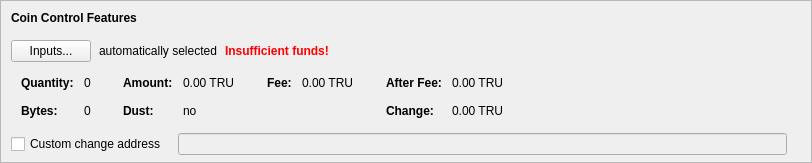
      <widget class="QFrame" name="frameCoinControl">
       <property name="sizePolicy">
        <sizepolicy hsizetype="Expanding" vsizetype="Fixed">
         <horstretch>0</horstretch>
         <verstretch>0</verstretch>
        </sizepolicy>
       </property>
       <property name="maximumSize">
        <size>
         <width>16777215</width>
         <height>16777215</height>
        </size>
       </property>
       <property name="frameShape">
        <enum>QFrame::StyledPanel</enum>
       </property>
       <property name="frameShadow">
        <enum>QFrame::Sunken</enum>
       </property>
       <layout class="QVBoxLayout" name="verticalLayoutCoinControl2">
        <property name="spacing">
         <number>0</number>
        </property>
        <property name="leftMargin">
         <number>0</number>
        </property>
        <property name="topMargin">
         <number>0</number>
        </property>
        <property name="rightMargin">
         <number>0</number>
        </property>
        <property name="bottomMargin">
         <number>6</number>
        </property>
        <item>
         <layout class="QVBoxLayout" name="verticalLayoutCoinControl" stretch="0,0,0,0,0">
          <property name="spacing">
           <number>0</number>
          </property>
          <property name="leftMargin">
           <number>10</number>
          </property>
          <property name="topMargin">
           <number>10</number>
          </property>
          <item>
           <layout class="QHBoxLayout" name="horizontalLayoutCoinControl1">
            <property name="bottomMargin">
             <number>15</number>
            </property>
            <item>
             <widget class="QLabel" name="labelCoinControlFeatures">
              <property name="sizePolicy">
               <sizepolicy hsizetype="Preferred" vsizetype="Maximum">
                <horstretch>0</horstretch>
                <verstretch>0</verstretch>
               </sizepolicy>
              </property>
              <property name="font">
               <font>
                <weight>75</weight>
                <bold>true</bold>
               </font>
              </property>
              <property name="styleSheet">
               <string notr="true">font-weight:bold;</string>
              </property>
              <property name="text">
               <string>Coin Control Features</string>
              </property>
             </widget>
            </item>
           </layout>
          </item>
          <item>
           <layout class="QHBoxLayout" name="horizontalLayoutCoinControl2" stretch="0,0,0,0">
            <property name="spacing">
             <number>8</number>
            </property>
            <property name="bottomMargin">
             <number>10</number>
            </property>
            <item>
             <widget class="QPushButton" name="pushButtonCoinControl">
              <property name="styleSheet">
               <string notr="true"/>
              </property>
              <property name="text">
               <string>Inputs...</string>
              </property>
              <property name="autoDefault">
               <bool>false</bool>
              </property>
             </widget>
            </item>
            <item>
             <widget class="QLabel" name="labelCoinControlAutomaticallySelected">
              <property name="text">
               <string>automatically selected</string>
              </property>
              <property name="margin">
               <number>5</number>
              </property>
             </widget>
            </item>
            <item>
             <widget class="QLabel" name="labelCoinControlInsuffFunds">
              <property name="font">
               <font>
                <weight>75</weight>
                <bold>true</bold>
               </font>
              </property>
              <property name="styleSheet">
               <string notr="true">color:red;font-weight:bold;</string>
              </property>
              <property name="text">
               <string>Insufficient funds!</string>
              </property>
              <property name="margin">
               <number>5</number>
              </property>
             </widget>
            </item>
            <item>
             <spacer name="horizontalSpacerCoinControl">
              <property name="orientation">
               <enum>Qt::Horizontal</enum>
              </property>
              <property name="sizeHint" stdset="0">
               <size>
                <width>40</width>
                <height>1</height>
               </size>
              </property>
             </spacer>
            </item>
           </layout>
          </item>
          <item>
           <widget class="QWidget" name="widgetCoinControl" native="true">
            <property name="sizePolicy">
             <sizepolicy hsizetype="Preferred" vsizetype="Preferred">
              <horstretch>0</horstretch>
              <verstretch>0</verstretch>
             </sizepolicy>
            </property>
            <property name="minimumSize">
             <size>
              <width>0</width>
              <height>0</height>
             </size>
            </property>
            <property name="styleSheet">
             <string notr="true"/>
            </property>
            <layout class="QHBoxLayout" name="horizontalLayoutCoinControl5">
             <property name="leftMargin">
              <number>0</number>
             </property>
             <property name="topMargin">
              <number>0</number>
             </property>
             <property name="rightMargin">
              <number>0</number>
             </property>
             <property name="bottomMargin">
              <number>0</number>
             </property>
             <item>
              <layout class="QHBoxLayout" name="horizontalLayoutCoinControl3" stretch="0,0,0,1">
               <property name="spacing">
                <number>20</number>
               </property>
               <property name="topMargin">
                <number>0</number>
               </property>
               <property name="bottomMargin">
                <number>10</number>
               </property>
               <item>
                <layout class="QFormLayout" name="formLayoutCoinControl1">
                 <property name="horizontalSpacing">
                  <number>10</number>
                 </property>
                 <property name="verticalSpacing">
                  <number>14</number>
                 </property>
                 <property name="leftMargin">
                  <number>10</number>
                 </property>
                 <property name="topMargin">
                  <number>4</number>
                 </property>
                 <property name="rightMargin">
                  <number>6</number>
                 </property>
                 <item row="0" column="0">
                  <widget class="QLabel" name="labelCoinControlQuantityText">
                   <property name="font">
                    <font>
                     <weight>75</weight>
                     <bold>true</bold>
                    </font>
                   </property>
                   <property name="text">
                    <string>Quantity:</string>
                   </property>
                   <property name="margin">
                    <number>0</number>
                   </property>
                  </widget>
                 </item>
                 <item row="0" column="1">
                  <widget class="QLabel" name="labelCoinControlQuantity">
                   <property name="cursor">
                    <cursorShape>IBeamCursor</cursorShape>
                   </property>
                   <property name="contextMenuPolicy">
                    <enum>Qt::ActionsContextMenu</enum>
                   </property>
                   <property name="text">
                    <string notr="true">0</string>
                   </property>
                   <property name="margin">
                    <number>0</number>
                   </property>
                   <property name="textInteractionFlags">
                    <set>Qt::LinksAccessibleByMouse|Qt::TextSelectableByKeyboard|Qt::TextSelectableByMouse</set>
                   </property>
                  </widget>
                 </item>
                 <item row="1" column="0">
                  <widget class="QLabel" name="labelCoinControlBytesText">
                   <property name="font">
                    <font>
                     <weight>75</weight>
                     <bold>true</bold>
                    </font>
                   </property>
                   <property name="text">
                    <string>Bytes:</string>
                   </property>
                  </widget>
                 </item>
                 <item row="1" column="1">
                  <widget class="QLabel" name="labelCoinControlBytes">
                   <property name="cursor">
                    <cursorShape>IBeamCursor</cursorShape>
                   </property>
                   <property name="contextMenuPolicy">
                    <enum>Qt::ActionsContextMenu</enum>
                   </property>
                   <property name="text">
                    <string notr="true">0</string>
                   </property>
                   <property name="textInteractionFlags">
                    <set>Qt::LinksAccessibleByMouse|Qt::TextSelectableByKeyboard|Qt::TextSelectableByMouse</set>
                   </property>
                  </widget>
                 </item>
                </layout>
               </item>
               <item>
                <layout class="QFormLayout" name="formLayoutCoinControl2">
                 <property name="horizontalSpacing">
                  <number>10</number>
                 </property>
                 <property name="verticalSpacing">
                  <number>14</number>
                 </property>
                 <property name="leftMargin">
                  <number>6</number>
                 </property>
                 <property name="topMargin">
                  <number>4</number>
                 </property>
                 <property name="rightMargin">
                  <number>6</number>
                 </property>
                 <item row="0" column="0">
                  <widget class="QLabel" name="labelCoinControlAmountText">
                   <property name="font">
                    <font>
                     <weight>75</weight>
                     <bold>true</bold>
                    </font>
                   </property>
                   <property name="text">
                    <string>Amount:</string>
                   </property>
                   <property name="margin">
                    <number>0</number>
                   </property>
                  </widget>
                 </item>
                 <item row="0" column="1">
                  <widget class="QLabel" name="labelCoinControlAmount">
                   <property name="cursor">
                    <cursorShape>IBeamCursor</cursorShape>
                   </property>
                   <property name="contextMenuPolicy">
                    <enum>Qt::ActionsContextMenu</enum>
                   </property>
                   <property name="text">
                    <string notr="true">0.00 TRU</string>
                   </property>
                   <property name="textInteractionFlags">
                    <set>Qt::LinksAccessibleByMouse|Qt::TextSelectableByKeyboard|Qt::TextSelectableByMouse</set>
                   </property>
                  </widget>
                 </item>
                 <item row="1" column="0">
                  <widget class="QLabel" name="labelCoinControlLowOutputText">
                   <property name="font">
                    <font>
                     <weight>75</weight>
                     <bold>true</bold>
                    </font>
                   </property>
                   <property name="text">
                    <string>Dust:</string>
                   </property>
                  </widget>
                 </item>
                 <item row="1" column="1">
                  <widget class="QLabel" name="labelCoinControlLowOutput">
                   <property name="cursor">
                    <cursorShape>IBeamCursor</cursorShape>
                   </property>
                   <property name="contextMenuPolicy">
                    <enum>Qt::ActionsContextMenu</enum>
                   </property>
                   <property name="text">
                    <string notr="true">no</string>
                   </property>
                   <property name="textInteractionFlags">
                    <set>Qt::LinksAccessibleByMouse|Qt::TextSelectableByKeyboard|Qt::TextSelectableByMouse</set>
                   </property>
                  </widget>
                 </item>
                </layout>
               </item>
               <item>
                <layout class="QFormLayout" name="formLayoutCoinControl3">
                 <property name="horizontalSpacing">
                  <number>10</number>
                 </property>
                 <property name="verticalSpacing">
                  <number>14</number>
                 </property>
                 <property name="leftMargin">
                  <number>6</number>
                 </property>
                 <property name="topMargin">
                  <number>4</number>
                 </property>
                 <property name="rightMargin">
                  <number>6</number>
                 </property>
                 <item row="0" column="0">
                  <widget class="QLabel" name="labelCoinControlFeeText">
                   <property name="font">
                    <font>
                     <weight>75</weight>
                     <bold>true</bold>
                    </font>
                   </property>
                   <property name="text">
                    <string>Fee:</string>
                   </property>
                   <property name="margin">
                    <number>0</number>
                   </property>
                  </widget>
                 </item>
                 <item row="0" column="1">
                  <widget class="QLabel" name="labelCoinControlFee">
                   <property name="cursor">
                    <cursorShape>IBeamCursor</cursorShape>
                   </property>
                   <property name="contextMenuPolicy">
                    <enum>Qt::ActionsContextMenu</enum>
                   </property>
                   <property name="text">
                    <string notr="true">0.00 TRU</string>
                   </property>
                   <property name="textInteractionFlags">
                    <set>Qt::LinksAccessibleByMouse|Qt::TextSelectableByKeyboard|Qt::TextSelectableByMouse</set>
                   </property>
                  </widget>
                 </item>
                </layout>
               </item>
               <item>
                <layout class="QFormLayout" name="formLayoutCoinControl4">
                 <property name="horizontalSpacing">
                  <number>10</number>
                 </property>
                 <property name="verticalSpacing">
                  <number>14</number>
                 </property>
                 <property name="leftMargin">
                  <number>6</number>
                 </property>
                 <property name="topMargin">
                  <number>4</number>
                 </property>
                 <property name="rightMargin">
                  <number>6</number>
                 </property>
                 <item row="0" column="0">
                  <widget class="QLabel" name="labelCoinControlAfterFeeText">
                   <property name="font">
                    <font>
                     <weight>75</weight>
                     <bold>true</bold>
                    </font>
                   </property>
                   <property name="text">
                    <string>After Fee:</string>
                   </property>
                   <property name="margin">
                    <number>0</number>
                   </property>
                  </widget>
                 </item>
                 <item row="0" column="1">
                  <widget class="QLabel" name="labelCoinControlAfterFee">
                   <property name="cursor">
                    <cursorShape>IBeamCursor</cursorShape>
                   </property>
                   <property name="contextMenuPolicy">
                    <enum>Qt::ActionsContextMenu</enum>
                   </property>
                   <property name="text">
                    <string notr="true">0.00 TRU</string>
                   </property>
                   <property name="textInteractionFlags">
                    <set>Qt::LinksAccessibleByMouse|Qt::TextSelectableByKeyboard|Qt::TextSelectableByMouse</set>
                   </property>
                  </widget>
                 </item>
                 <item row="1" column="0">
                  <widget class="QLabel" name="labelCoinControlChangeText">
                   <property name="font">
                    <font>
                     <weight>75</weight>
                     <bold>true</bold>
                    </font>
                   </property>
                   <property name="text">
                    <string>Change:</string>
                   </property>
                  </widget>
                 </item>
                 <item row="1" column="1">
                  <widget class="QLabel" name="labelCoinControlChange">
                   <property name="cursor">
                    <cursorShape>IBeamCursor</cursorShape>
                   </property>
                   <property name="contextMenuPolicy">
                    <enum>Qt::ActionsContextMenu</enum>
                   </property>
                   <property name="text">
                    <string notr="true">0.00 TRU</string>
                   </property>
                   <property name="textInteractionFlags">
                    <set>Qt::LinksAccessibleByMouse|Qt::TextSelectableByKeyboard|Qt::TextSelectableByMouse</set>
                   </property>
                  </widget>
                 </item>
                </layout>
               </item>
              </layout>
             </item>
            </layout>
           </widget>
          </item>
          <item>
           <layout class="QHBoxLayout" name="horizontalLayoutCoinControl4" stretch="0,0,0">
            <property name="spacing">
             <number>12</number>
            </property>
            <property name="sizeConstraint">
             <enum>QLayout::SetDefaultConstraint</enum>
            </property>
            <property name="topMargin">
             <number>5</number>
            </property>
            <property name="rightMargin">
             <number>5</number>
            </property>
            <item>
             <widget class="QCheckBox" name="checkBoxCoinControlChange">
              <property name="toolTip">
               <string>If this is activated, but the change address is empty or invalid, change will be sent to a newly generated address.</string>
              </property>
              <property name="text">
               <string>Custom change address</string>
              </property>
             </widget>
            </item>
            <item>
             <widget class="QValidatedLineEdit" name="lineEditCoinControlChange">
              <property name="enabled">
               <bool>false</bool>
              </property>
              <property name="sizePolicy">
               <sizepolicy hsizetype="Expanding" vsizetype="Fixed">
                <horstretch>0</horstretch>
                <verstretch>0</verstretch>
               </sizepolicy>
              </property>
             </widget>
            </item>
            <item>
             <widget class="QLabel" name="labelCoinControlChangeLabel">
              <property name="sizePolicy">
               <sizepolicy hsizetype="Preferred" vsizetype="Expanding">
                <horstretch>0</horstretch>
                <verstretch>0</verstretch>
               </sizepolicy>
              </property>
              <property name="minimumSize">
               <size>
                <width>0</width>
                <height>0</height>
               </size>
              </property>
              <property name="text">
               <string/>
              </property>
              <property name="margin">
               <number>3</number>
              </property>
             </widget>
            </item>
           </layout>
          </item>
          <item>
           <spacer name="verticalSpacerCoinControl">
            <property name="orientation">
             <enum>Qt::Vertical</enum>
            </property>
            <property name="sizeHint" stdset="0">
             <size>
              <width>800</width>
              <height>1</height>
             </size>
            </property>
           </spacer>
          </item>
         </layout>
        </item>
       </layout>
      </widget>
